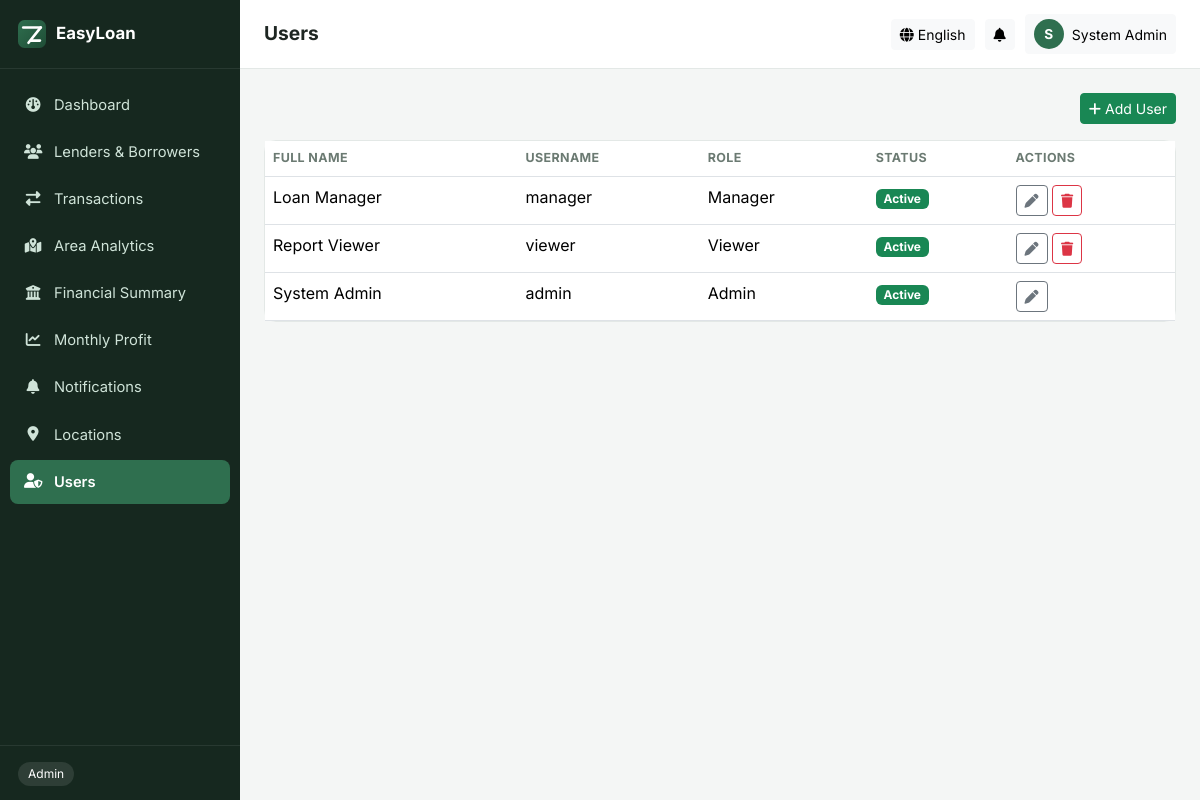
Page /modules/settings/users.php (signed in) on the committed database.
### tables this page shows
CREATE TABLE IF NOT EXISTS `users` (
  `id` INT AUTO_INCREMENT PRIMARY KEY,
  `full_name` VARCHAR(100) NOT NULL,
  `username` VARCHAR(50) UNIQUE NOT NULL,
  `email` VARCHAR(100) DEFAULT NULL,
  `password` VARCHAR(255) NOT NULL,
  `role` ENUM('Admin','Manager','Viewer') NOT NULL DEFAULT 'Viewer',
  `status` ENUM('Active','Inactive') NOT NULL DEFAULT 'Active',
  `preferred_lang` ENUM('en','bn') NOT NULL DEFAULT 'en',
  `last_login` DATETIME DEFAULT NULL,
  `is_deleted` TINYINT(1) NOT NULL DEFAULT 0,
  `created_at` TIMESTAMP DEFAULT CURRENT_TIMESTAMP,
  `updated_at` TIMESTAMP DEFAULT CURRENT_TIMESTAMP ON UPDATE CURRENT_TIMESTAMP
);

### config/config.php (called while the page is built, shortened)
<?php
function db(): PDO
{
    static $pdo = null;
    if ($pdo === null) {
        $dsn = 'mysql:host=' . DB_HOST . ';dbname=' . DB_NAME . ';charset=utf8mb4';
        $pdo = new PDO($dsn, DB_USER, DB_PASS, [
            PDO::ATTR_ERRMODE            => PDO::ERRMODE_EXCEPTION,
            PDO::ATTR_DEFAULT_FETCH_MODE => PDO::FETCH_ASSOC,
            PDO::ATTR_EMULATE_PREPARES   => false,
        ]);
    }
    return $pdo;
}
$CURRENT_LANG = $_SESSION['lang'] ?? 'en';
$LANG = require ROOT_PATH . '/lang/' . $CURRENT_LANG . '.php';
require_once ROOT_PATH . '/includes/functions.php';
require_once ROOT_PATH . '/includes/auth.php';

### includes/functions.php (called while the page is built, shortened)
<?php
function t(string $key): string
{
    global $LANG;
    return $LANG[$key] ?? $key;
}
function fetch_all(string $sql, array $params = []): array
{
    $stmt = db()->prepare($sql);
    $stmt->execute($params);
    return $stmt->fetchAll();
}
function e(string $value): string
{
    return htmlspecialchars($value, ENT_QUOTES, 'UTF-8');
}

### includes/auth.php (called while the page is built, shortened)
<?php
function current_user_id(): ?int
{
    return $_SESSION['user_id'] ?? null;
}
function current_user_role(): ?string
{
    return $_SESSION['role'] ?? null;
}
function is_admin(): bool
{
    return current_user_role() === ROLE_ADMIN;
}

### modules/settings/users.php (the view, shortened to what this page needs)
<?php
require_once __DIR__ . '/../../config/config.php';
$page_title = t('users');
$active_page = 'users';
$users = fetch_all('SELECT * FROM users WHERE is_deleted = 0 ORDER BY full_name');
include __DIR__ . '/../../includes/header.php';
?>
<div class="d-flex justify-content-end mb-3 no-print">
    <button class="btn btn-sm btn-success" onclick="openUserModal()"><i class="fa-solid fa-plus"></i> <?= e(t('add_user')) ?></button>
</div>
<div class="card">
    <div class="table-responsive">
        <table class="table table-hover mb-0">
            <thead><tr><th><?= e(t('full_name')) ?></th><th><?= e(t('username')) ?></th><th><?= e(t('role')) ?></th><th><?= e(t('status')) ?></th><th class="no-print"><?= e(t('actions')) ?></th></tr></thead>
            <tbody>
            <?php foreach ($users as $u): ?>
                <tr>
                    <td><?= e($u['full_name']) ?></td>
                    <td><?= e($u['username']) ?></td>
                    <td><?= e(t(strtolower($u['role']))) ?></td>
                    <td><span class="badge bg-<?= $u['status'] === 'Active' ? 'success' : 'secondary' ?>"><?= e(t(strtolower($u['status']))) ?></span></td>
                    <td class="no-print">
                        <button class="btn btn-sm btn-outline-secondary" onclick='openUserModal(<?= json_encode($u, JSON_UNESCAPED_UNICODE) ?>)'><i class="fa-solid fa-pen"></i></button>
                        <?php if ((int) $u['id'] !== current_user_id()): ?>
                        <form method="post" class="d-inline">
                            <button type="submit" class="btn btn-sm btn-outline-danger" data-confirm="<?= e(t('confirm_delete')) ?>"><i class="fa-solid fa-trash"></i></button>
                        </form>
                        <?php endif; ?>
                    </td>
                </tr>
            <?php endforeach; ?>
            </tbody>
        </table>
    </div>
</div>
<?php
include __DIR__ . '/../../includes/footer.php';

### includes/header.php (shortened to what this page needs)
<?php
$page_title = $page_title ?? t('app_name');
$active_page = $active_page ?? '';
?>
<!DOCTYPE html>
<html lang="<?= e($CURRENT_LANG) ?>" dir="ltr">
<head>
<link href="https://cdn.jsdelivr.net/npm/bootstrap@5.3.3/dist/css/bootstrap.min.css" rel="stylesheet">
<link href="https://cdn.jsdelivr.net/npm/@fortawesome/fontawesome-free@6.5.1/css/all.min.css" rel="stylesheet">
<link href="<?= BASE_URL ?>assets/css/style.css" rel="stylesheet">
</head>
<body>
<div class="app-wrapper">
    <?php include __DIR__ . '/sidebar.php'; ?>
    <div class="app-main">
        <header class="app-topbar no-print">
            <h1 class="app-page-title"><?= e($page_title) ?></h1>
            <div class="app-topbar-actions">
                <div class="dropdown">
                    <button class="btn btn-sm btn-light lang-switch-btn" data-bs-toggle="dropdown" type="button">
                        <i class="fa-solid fa-globe"></i> <?= $CURRENT_LANG === 'bn' ? t('bangla') : t('english') ?>
                    </button>
                </div>
                <div class="dropdown">
                    <button class="btn btn-sm btn-light position-relative" data-bs-toggle="dropdown" type="button">
                        <i class="fa-solid fa-bell"></i>
                    </button>
                </div>
                <div class="dropdown">
                    <button class="btn btn-sm btn-light d-flex align-items-center gap-2" data-bs-toggle="dropdown" type="button">
                        <span class="user-avatar"><?= e(mb_substr($_SESSION['full_name'] ?? '?', 0, 1)) ?></span>
                        <span class="d-none d-sm-inline"><?= e($_SESSION['full_name'] ?? '') ?></span>
                    </button>
                </div>
            </div>
        </header>
        <main class="app-content">

### includes/sidebar.php
<?php
function nav_active(string $key, string $active): string
{
    return $key === $active ? 'active' : '';
}
?>
<aside class="app-sidebar no-print" id="appSidebar">
    <div class="app-sidebar-brand">
        <img class="app-logo" src="<?= BASE_URL ?>assets/img/logo.svg" alt="<?= e(t('app_name')) ?>">
        <span><?= e(t('app_name')) ?></span>
    </div>
    <nav class="app-sidebar-nav">
        <a class="<?= nav_active('dashboard', $active_page) ?>" href="<?= BASE_URL ?>modules/dashboard/index.php">
            <i class="fa-solid fa-gauge"></i> <span><?= e(t('dashboard')) ?></span>
        </a>
        <a class="<?= nav_active('persons', $active_page) ?>" href="<?= BASE_URL ?>modules/persons/index.php">
            <i class="fa-solid fa-users"></i> <span><?= e(t('persons')) ?></span>
        </a>
        <a class="<?= nav_active('transactions', $active_page) ?>" href="<?= BASE_URL ?>modules/transactions/index.php">
            <i class="fa-solid fa-right-left"></i> <span><?= e(t('transactions')) ?></span>
        </a>
        <a class="<?= nav_active('areas', $active_page) ?>" href="<?= BASE_URL ?>modules/areas/index.php">
            <i class="fa-solid fa-map-location-dot"></i> <span><?= e(t('areas')) ?></span>
        </a>
        <a class="<?= nav_active('finance', $active_page) ?>" href="<?= BASE_URL ?>modules/finance/index.php">
            <i class="fa-solid fa-building-columns"></i> <span><?= e(t('finance')) ?></span>
        </a>
        <a class="<?= nav_active('reports', $active_page) ?>" href="<?= BASE_URL ?>modules/reports/monthly_profit.php">
            <i class="fa-solid fa-chart-line"></i> <span><?= e(t('reports')) ?></span>
        </a>
        <a class="<?= nav_active('notifications', $active_page) ?>" href="<?= BASE_URL ?>modules/notifications/index.php">
            <i class="fa-solid fa-bell"></i> <span><?= e(t('notifications')) ?></span>
        </a>
        <?php if (is_admin()): ?>
        <a class="<?= nav_active('locations', $active_page) ?>" href="<?= BASE_URL ?>modules/locations/index.php">
            <i class="fa-solid fa-location-dot"></i> <span><?= e(t('locations')) ?></span>
        </a>
        <a class="<?= nav_active('users', $active_page) ?>" href="<?= BASE_URL ?>modules/settings/users.php">
            <i class="fa-solid fa-user-shield"></i> <span><?= e(t('users')) ?></span>
        </a>
        <?php endif; ?>
    </nav>
    <div class="app-sidebar-footer">
        <span class="role-badge role-<?= strtolower(current_user_role() ?? '') ?>"><?= e(t(strtolower(current_user_role() ?? ''))) ?></span>
    </div>
</aside>

### includes/footer.php (shortened to what this page needs)
        </main>
    </div>
</div>
</body>
</html>

### assets/css/style.css (style rules this page uses)
:root { --brand: #2f6f4f; --brand-dark: #1f4d36; --brand-light: #e8f3ee; --sidebar-bg: #16281f; --sidebar-text: #cfe3d8; --sidebar-active: #2f6f4f; --danger: #c0392b; --warn: #b8860b; --bg: #f4f6f5; --card-border: #e3e8e6; }
body { font-family: 'Inter', 'Hind Siliguri', sans-serif; background: var(--bg); color: #1e2622; }
.app-wrapper { display: flex; min-height: 100vh; }
.app-sidebar { width: 240px; flex-shrink: 0; background: var(--sidebar-bg); color: var(--sidebar-text); display: flex; flex-direction: column; position: sticky; top: 0; height: 100vh; }
.app-sidebar-brand { display: flex; align-items: center; gap: 10px; padding: 20px 18px; font-weight: 700; font-size: 1.05rem; color: #fff; border-bottom: 1px solid rgba(255,255,255,0.08); }
.app-logo { width: 28px; height: 28px; flex-shrink: 0; object-fit: contain; }
.app-sidebar-nav { flex: 1; padding: 14px 10px; overflow-y: auto; }
.app-sidebar-nav a { display: flex; align-items: center; gap: 12px; padding: 11px 14px; border-radius: 8px; color: var(--sidebar-text); text-decoration: none; font-size: 0.92rem; margin-bottom: 3px; transition: background 0.15s ease; }
.app-sidebar-nav a i { width: 18px; text-align: center; }
.app-sidebar-nav a.active { background: var(--sidebar-active); color: #fff; font-weight: 600; }
.app-sidebar-footer { padding: 14px 18px; border-top: 1px solid rgba(255,255,255,0.08); }
.role-badge { display: inline-block; padding: 3px 10px; border-radius: 20px; font-size: 0.75rem; background: rgba(255,255,255,0.1); color: #fff; }
.app-main { flex: 1; display: flex; flex-direction: column; min-width: 0; }
.app-topbar { display: flex; align-items: center; gap: 14px; padding: 14px 24px; background: #fff; border-bottom: 1px solid var(--card-border); position: sticky; top: 0; z-index: 20; }
.app-page-title { font-size: 1.2rem; font-weight: 700; margin: 0; flex: 1; }
.app-topbar-actions { display: flex; align-items: center; gap: 10px; }
.user-avatar { width: 30px; height: 30px; border-radius: 50%; background: var(--brand); color: #fff; display: inline-flex; align-items: center; justify-content: center; font-weight: 700; font-size: 0.85rem; }
.app-content { padding: 24px; flex: 1; }
.card { border: 1px solid var(--card-border); border-radius: 12px; }
.table thead th { font-size: 0.78rem; text-transform: uppercase; letter-spacing: 0.03em; color: #6b7a72; border-bottom-width: 1px; }

### rows in the picture
users: full_name "Loan Manager", username "manager", role "Manager", status "Active"
users: full_name "Report Viewer", username "viewer", role "Viewer", status "Active"
users: full_name "System Admin", username "admin", role "Admin", status "Active"

### other values in the picture
t('app_name') "EasyLoan"
t('dashboard') "Dashboard"
t('persons') "Lenders & Borrowers"
t('transactions') "Transactions"
t('areas') "Area Analytics"
t('finance') "Financial Summary"
t('reports') "Monthly Profit"
t('notifications') "Notifications"
t('locations') "Locations"
t('users') "Users"
t(strtolower(current_user_role() ?? '')) "Admin"
$page_title "Users"
t('english') "English"
mb_substr($_SESSION['full_name'] ?? '?', 0, 1) "S"
$_SESSION['full_name'] "System Admin"
